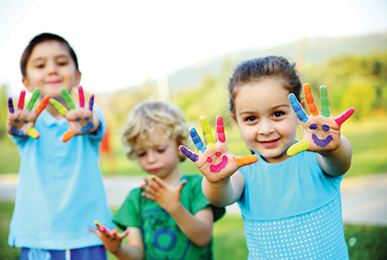
#> input picture kids.png, 387 x 260 px
$ jupyter execute --allow-errors Task2.ipynb   (shell and % lines are left out)
#> lines starting #> are read from the running program, lines starting #| are printed output that depends on the picture; long printed decimals are rounded
[cell 1]
import numpy as np
from matplotlib import pyplot as plt
import cv2

12. Using OpenCV 2, read a single colored image, split it into R, G, and B channels and display the original image and each one of the channels in the same plot.

[cell 2]
img_path = input("")
#> the answer given: kids.png
#read color image
img = cv2.imread(img_path)
#> img is the input picture: shape (260, 387, 3); mean B, G, R 176, 195, 177.3

#make a copy of the image
b = img.copy()
#get the blue channel
b[:,:,1] = 0
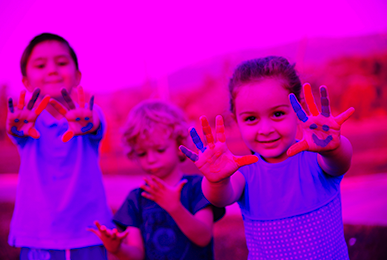
#> b: shape (260, 387, 3); mean B, G, R 176, 0, 177.3
b[:,:,2]=0
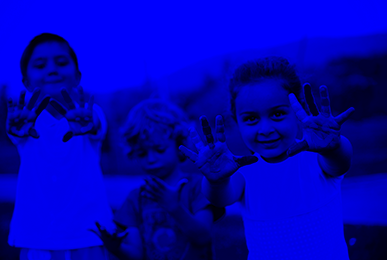
#> b: shape (260, 387, 3); mean B, G, R 176, 0, 0

#make a copy of the image
g = img.copy()
#get the green channel
g[:,:,0] = 0
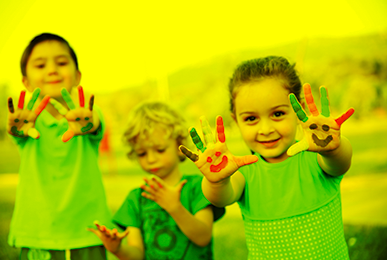
#> g: shape (260, 387, 3); mean B, G, R 0, 195, 177.3
g[:,:,2]=0
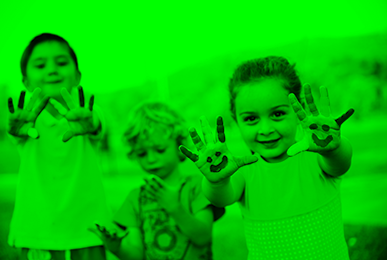
#> g: shape (260, 387, 3); mean B, G, R 0, 195, 0

#make a copy of the image
r = img.copy()
#get the red channel
r[:,:,0] = 0
r[:,:,1]=0
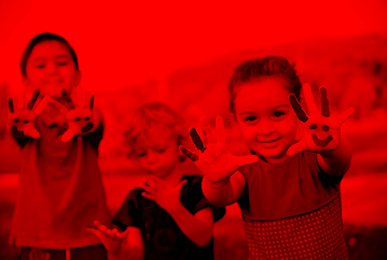
#> r: shape (260, 387, 3); mean B, G, R 0, 0, 177.3

imglist = [img , b , g , r]

#in opencv is BGR
#in matplotlib the image is RGP


def showImages(imgs):
    for img in imgs :
        #plt.figure(1)
        #plt.subplot(211)
        plt.imshow(img)
        plt.show()
#> this loop made 4 passes


showImages(imglist)

'''
or

img = cv2.imread('zozo.jpg')
b,g ,r = cv2.split(img)

cv2.imshow( 'b',r)
cv2.waitKey()
cv2.destroyAllWindows()

'''

=====================================================================================================================

2. Using OpenCV 2, read two gray images, blend them using factors 0.3, and 0.7, and display the original image and the blended image in the same plot. The script must ask the user (you) for the paths dynamically.  [Practical]

[cell 3]
gray1 = input()
gray2 = input()
img_gray1 = cv2.imread(gray1)
img_gray2 = cv2.imread(gray2)


#resize the two images
#> (the rest of this cell did not finish here and is left out)

=======================================================================================================================

3.Using OpenCV 2, read two gray images, subtract the first image from the second image, and display the original image and the result image in the same plot. The script must ask the user (you) for the paths dynamically.

[cell 4]
gray1 = input()
gray2 = input()
img_gray1 = cv2.imread(gray1)
img_gray2 = cv2.imread(gray2)


#resize the two images
#> (the rest of this cell did not finish here and is left out)

=======================================================================================================================

4.Using OpenCV 2, read a single colored image, rotate by a 60 degrees and display the original image and the rotated image in the same plot. The script must ask the user (you) for the path dynamically.  [Practical]

[cell 5]
import numpy as np
img_path = input()
#> the answer given: kids.png

img = cv2.imread(img_path)
img = cv2.resize(img , (400,400))
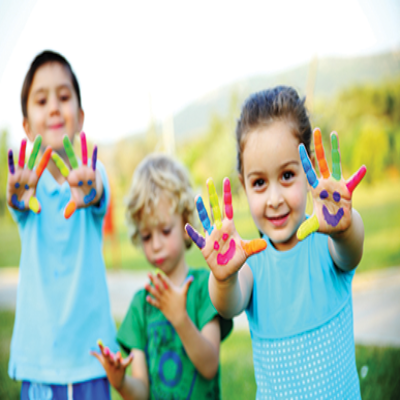
#> img: shape (400, 400, 3); mean B, G, R 175.9, 194.9, 177.2
y,x = img.shape[:2]
#> y = 400; x = 400

#get the rotational matrix
M = cv2.getRotationMatrix2D((x/2,y/2),-60 ,1)
print(M)
#| [[  0.5         -0.866  273.205]
#|  [  0.866    0.5        -73.205]]

cos = np.abs(M[0, 0])
#> cos = 0.5
sin = np.abs(M[0, 1])
#> sin = 0.866

# compute the new bounding dimensions of the image
nW = int((y * sin) + (x * cos))
#> nW = 546
nH = int((y * cos) + (x * sin))
#> nH = 546

# adjust the rotation matrix to take into account translation
M[0, 2] += (nW / 2) - x/2
M[1, 2] += (nH / 2) - y/2

# perform the actual rotation and return the image
img2 = cv2.warpAffine(img, M, (nW, nH))
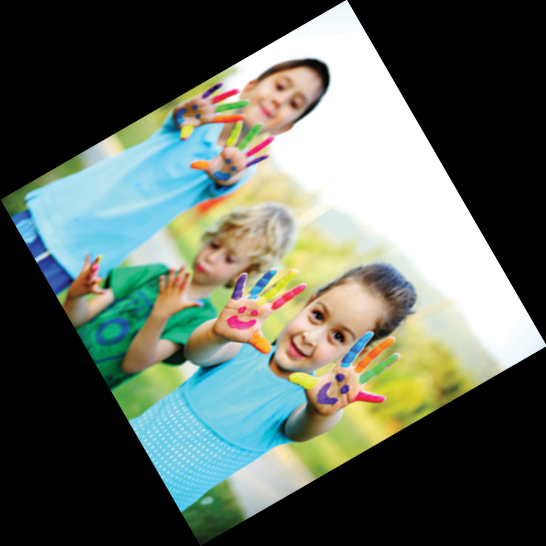
#> img2: shape (546, 546, 3); mean B, G, R 94.4, 104.6, 95.1

rotated_list =[img , img2]

showImages(rotated_list)
#> the loop in showImages (call 2), `for img in imgs :` made 2 passes

$ run again, with imcrop.png copied over kids.png
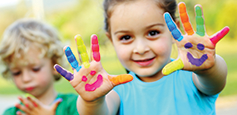
#> input picture imcrop.png, 237 x 115 px
#> img is the input picture: shape (115, 237, 3); mean B, G, R 141, 176.2, 177.2
#> the loop in showImages, `for img in imgs :` made 4 passes
#> `img = cv2.resize(img , (400,400))`:
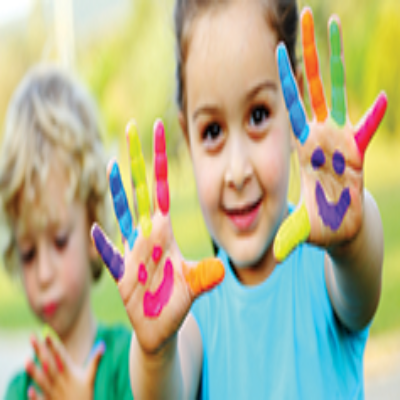
#> img: shape (400, 400, 3); mean B, G, R 140.8, 176.1, 177.1
#| [[  0.5         -0.866  273.205]
#|  [  0.866    0.5        -73.205]]
#> `img2 = cv2.warpAffine(img, M, (nW, nH))`:
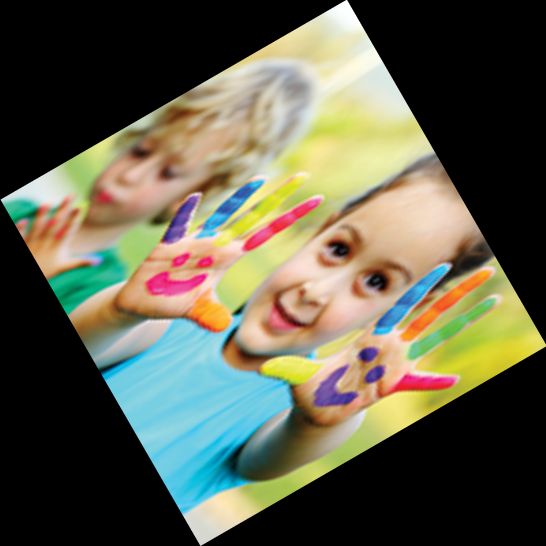
#> img2: shape (546, 546, 3); mean B, G, R 75.6, 94.5, 95
#> the loop in showImages (call 2), `for img in imgs :` made 2 passes

$ run again, with zozo.jpg saved as kids.png
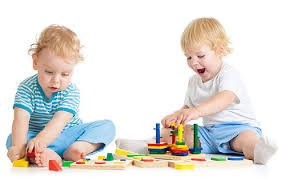
#> input picture zozo.jpg, 281 x 180 px
#> img is the input picture: shape (180, 281, 3); mean B, G, R 217.8, 222.9, 226.7
#> the loop in showImages, `for img in imgs :` made 4 passes
#> `img = cv2.resize(img , (400,400))`:
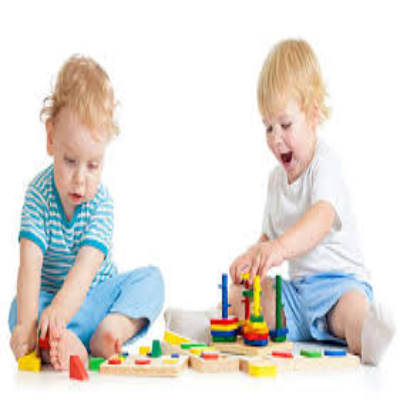
#> img: shape (400, 400, 3); mean B, G, R 217.7, 222.8, 226.6
#| [[  0.5         -0.866  273.205]
#|  [  0.866    0.5        -73.205]]
#> `img2 = cv2.warpAffine(img, M, (nW, nH))`:
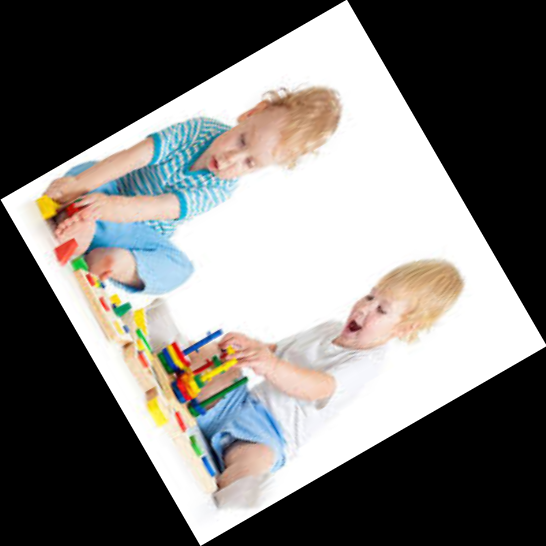
#> img2: shape (546, 546, 3); mean B, G, R 116.9, 119.6, 121.6
#> the loop in showImages (call 2), `for img in imgs :` made 2 passes
